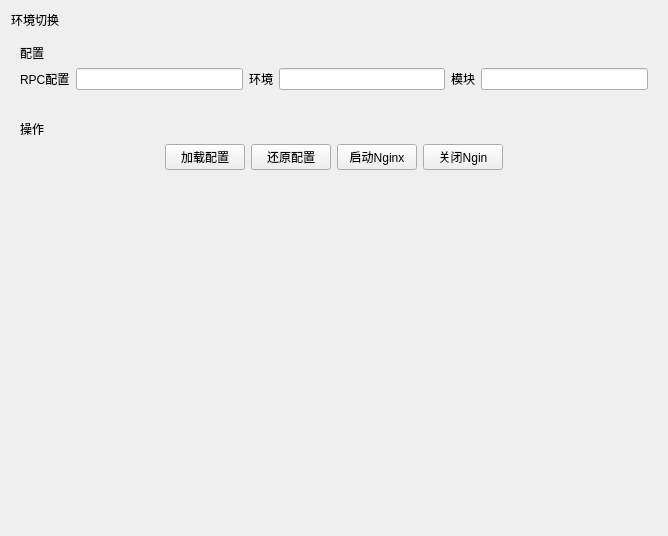
<?xml version="1.0" encoding="UTF-8"?>
<ui version="4.0">
 <author>Lightr</author>
 <class>Frame</class>
 <widget class="QFrame" name="Frame">
  <property name="geometry">
   <rect>
    <x>0</x>
    <y>0</y>
    <width>668</width>
    <height>536</height>
   </rect>
  </property>
  <property name="windowTitle">
   <string>Frame</string>
  </property>
  <layout class="QVBoxLayout" name="verticalLayout">
   <item>
    <widget class="SubtitleLabel" name="SubtitleLabel">
     <property name="text">
      <string>环境切换</string>
     </property>
    </widget>
   </item>
   <item>
    <widget class="CardWidget" name="CardWidget">
     <layout class="QVBoxLayout" name="verticalLayout_2">
      <item>
       <widget class="StrongBodyLabel" name="StrongBodyLabel">
        <property name="text">
         <string>配置</string>
        </property>
       </widget>
      </item>
      <item>
       <layout class="QHBoxLayout" name="horizontalLayout">
        <item>
         <widget class="BodyLabel" name="rpc_title">
          <property name="text">
           <string>RPC配置</string>
          </property>
         </widget>
        </item>
        <item>
         <widget class="EditableComboBox" name="RpcComboBox"/>
        </item>
        <item>
         <widget class="BodyLabel" name="hj_title">
          <property name="text">
           <string>环境</string>
          </property>
         </widget>
        </item>
        <item>
         <widget class="EditableComboBox" name="HjComboBox"/>
        </item>
        <item>
         <widget class="BodyLabel" name="mk_title">
          <property name="text">
           <string>模块</string>
          </property>
         </widget>
        </item>
        <item>
         <widget class="EditableComboBox" name="MkComboBox"/>
        </item>
       </layout>
      </item>
      <item>
       <widget class="PrimaryPushSettingCard" name="nginxSelect" native="true"/>
      </item>
     </layout>
    </widget>
   </item>
   <item>
    <widget class="CardWidget" name="CardWidget_2">
     <layout class="QVBoxLayout" name="verticalLayout_3">
      <item>
       <widget class="StrongBodyLabel" name="StrongBodyLabel_2">
        <property name="text">
         <string>操作</string>
        </property>
       </widget>
      </item>
      <item>
       <layout class="QHBoxLayout" name="horizontalLayout_2">
        <item>
         <spacer name="horizontalSpacer">
          <property name="orientation">
           <enum>Qt::Horizontal</enum>
          </property>
          <property name="sizeType">
           <enum>QSizePolicy::Expanding</enum>
          </property>
          <property name="sizeHint" stdset="0">
           <size>
            <width>60</width>
            <height>20</height>
           </size>
          </property>
         </spacer>
        </item>
        <item>
         <widget class="PrimaryPushButton" name="jiazaiConfigBtn">
          <property name="text">
           <string>加载配置</string>
          </property>
         </widget>
        </item>
        <item>
         <widget class="PrimaryPushButton" name="huanyuanConfigBtn">
          <property name="text">
           <string>还原配置</string>
          </property>
         </widget>
        </item>
        <item>
         <widget class="PrimaryPushButton" name="startNginxBtn">
          <property name="text">
           <string>启动Nginx</string>
          </property>
         </widget>
        </item>
        <item>
         <widget class="PrimaryPushButton" name="stopNginxBtn">
          <property name="text">
           <string>关闭Ngin</string>
          </property>
         </widget>
        </item>
        <item>
         <spacer name="horizontalSpacer_2">
          <property name="orientation">
           <enum>Qt::Horizontal</enum>
          </property>
          <property name="sizeHint" stdset="0">
           <size>
            <width>40</width>
            <height>20</height>
           </size>
          </property>
         </spacer>
        </item>
       </layout>
      </item>
     </layout>
    </widget>
   </item>
   <item>
    <spacer name="verticalSpacer">
     <property name="orientation">
      <enum>Qt::Vertical</enum>
     </property>
     <property name="sizeType">
      <enum>QSizePolicy::Expanding</enum>
     </property>
     <property name="sizeHint" stdset="0">
      <size>
       <width>20</width>
       <height>10</height>
      </size>
     </property>
    </spacer>
   </item>
  </layout>
 </widget>
 <customwidgets>
  <customwidget>
   <class>EditableComboBox</class>
   <extends>LineEdit</extends>
   <header>qfluentwidgets</header>
  </customwidget>
  <customwidget>
   <class>PushButton</class>
   <extends>QPushButton</extends>
   <header>qfluentwidgets</header>
  </customwidget>
  <customwidget>
   <class>PrimaryPushButton</class>
   <extends>PushButton</extends>
   <header>qfluentwidgets</header>
  </customwidget>
  <customwidget>
   <class>CardWidget</class>
   <extends>QFrame</extends>
   <header>qfluentwidgets</header>
   <container>1</container>
  </customwidget>
  <customwidget>
   <class>BodyLabel</class>
   <extends>QLabel</extends>
   <header>qfluentwidgets</header>
  </customwidget>
  <customwidget>
   <class>StrongBodyLabel</class>
   <extends>QLabel</extends>
   <header>qfluentwidgets</header>
  </customwidget>
  <customwidget>
   <class>SubtitleLabel</class>
   <extends>QLabel</extends>
   <header>qfluentwidgets</header>
  </customwidget>
  <customwidget>
   <class>LineEdit</class>
   <extends>QLineEdit</extends>
   <header>qfluentwidgets</header>
  </customwidget>
  <customwidget>
   <class>PrimaryPushSettingCard</class>
   <extends>QWidget</extends>
   <header>qfluentwidgets</header>
   <container>1</container>
  </customwidget>
 </customwidgets>
 <resources/>
 <connections/>
</ui>
